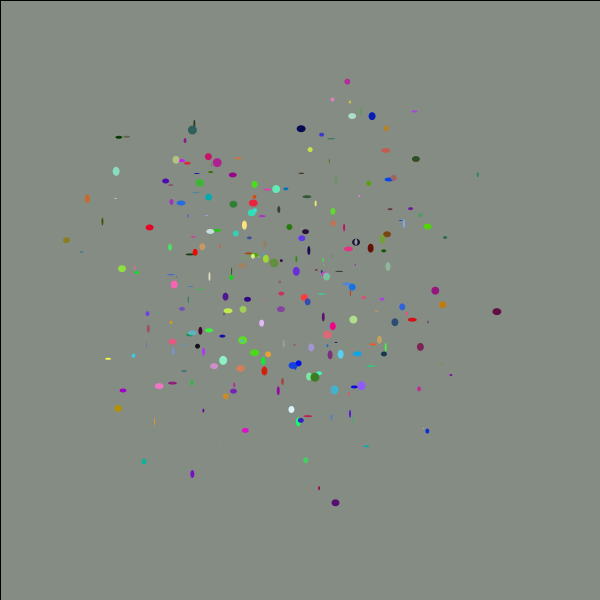
Frame 1 (no input)
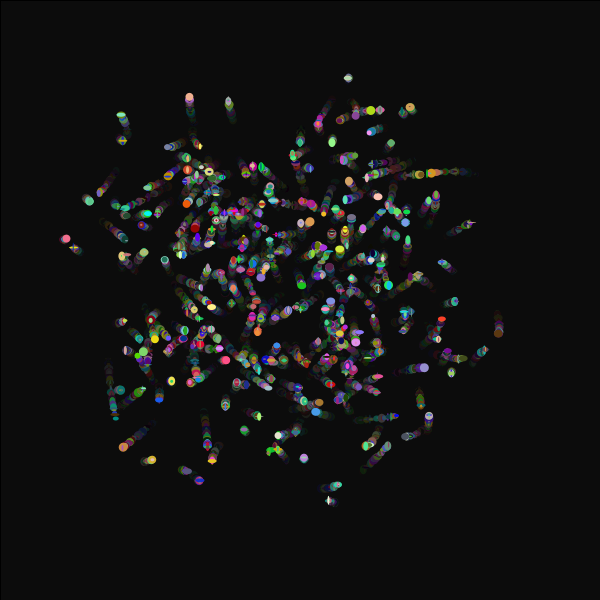
Frame 60 (the mouse pressed at the canvas centre just before this capture)
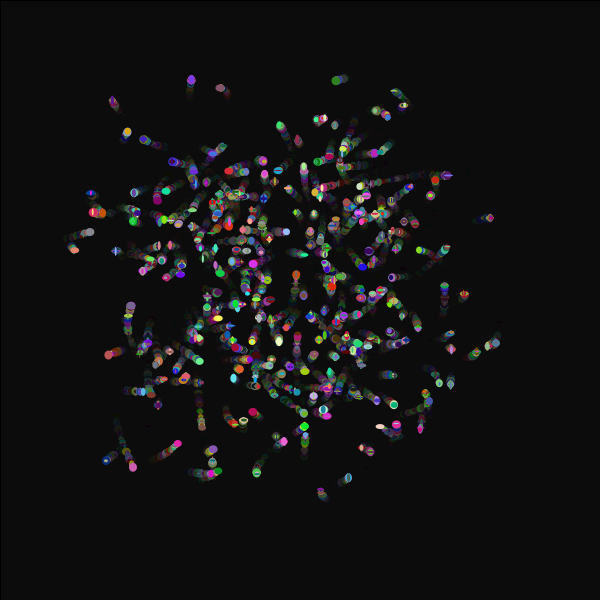
Frame 120 (the mouse held since frame 60 and released just before this capture)

The Processing sketch that drew these frames (run headless with seeded random() and noise(); from frame 60 on, the mouse is pressed at the canvas centre):

// Processing sketch: MagicWorms
// ── MagicWorms.pde
int xx = (int) random(600);
int yy = (int) random(600);
void setup(){
  size(600, 600);
  background(138, 146, 136);
  frameRate(50000000);
}

void draw(){
  makeMagical();
  for(int i=0;i<300;i++){
    xx = (int) random(600);
    yy = (int) random(600);
    fill((int) random(255), (int) random(255), (int) random(255));
    ellipse(getWormX(i), getWormY(i), (int) random(10), (int) random(10));
  }
}
float frequency = .001;
    float noiseInterval = PI;

    void makeMagical() {
        fill( 0, 0, 0, 10 );
        rect(0, 0, width, height);
        noStroke();
    }

    float getWormX(int i) {
        return map(noise(i*noiseInterval + frameCount * frequency), 0, 1, 0, width);
    }

    float getWormY(int i) {
        return map(noise(i*noiseInterval+1 + frameCount * frequency), 0, 1, 0, height);
    }
